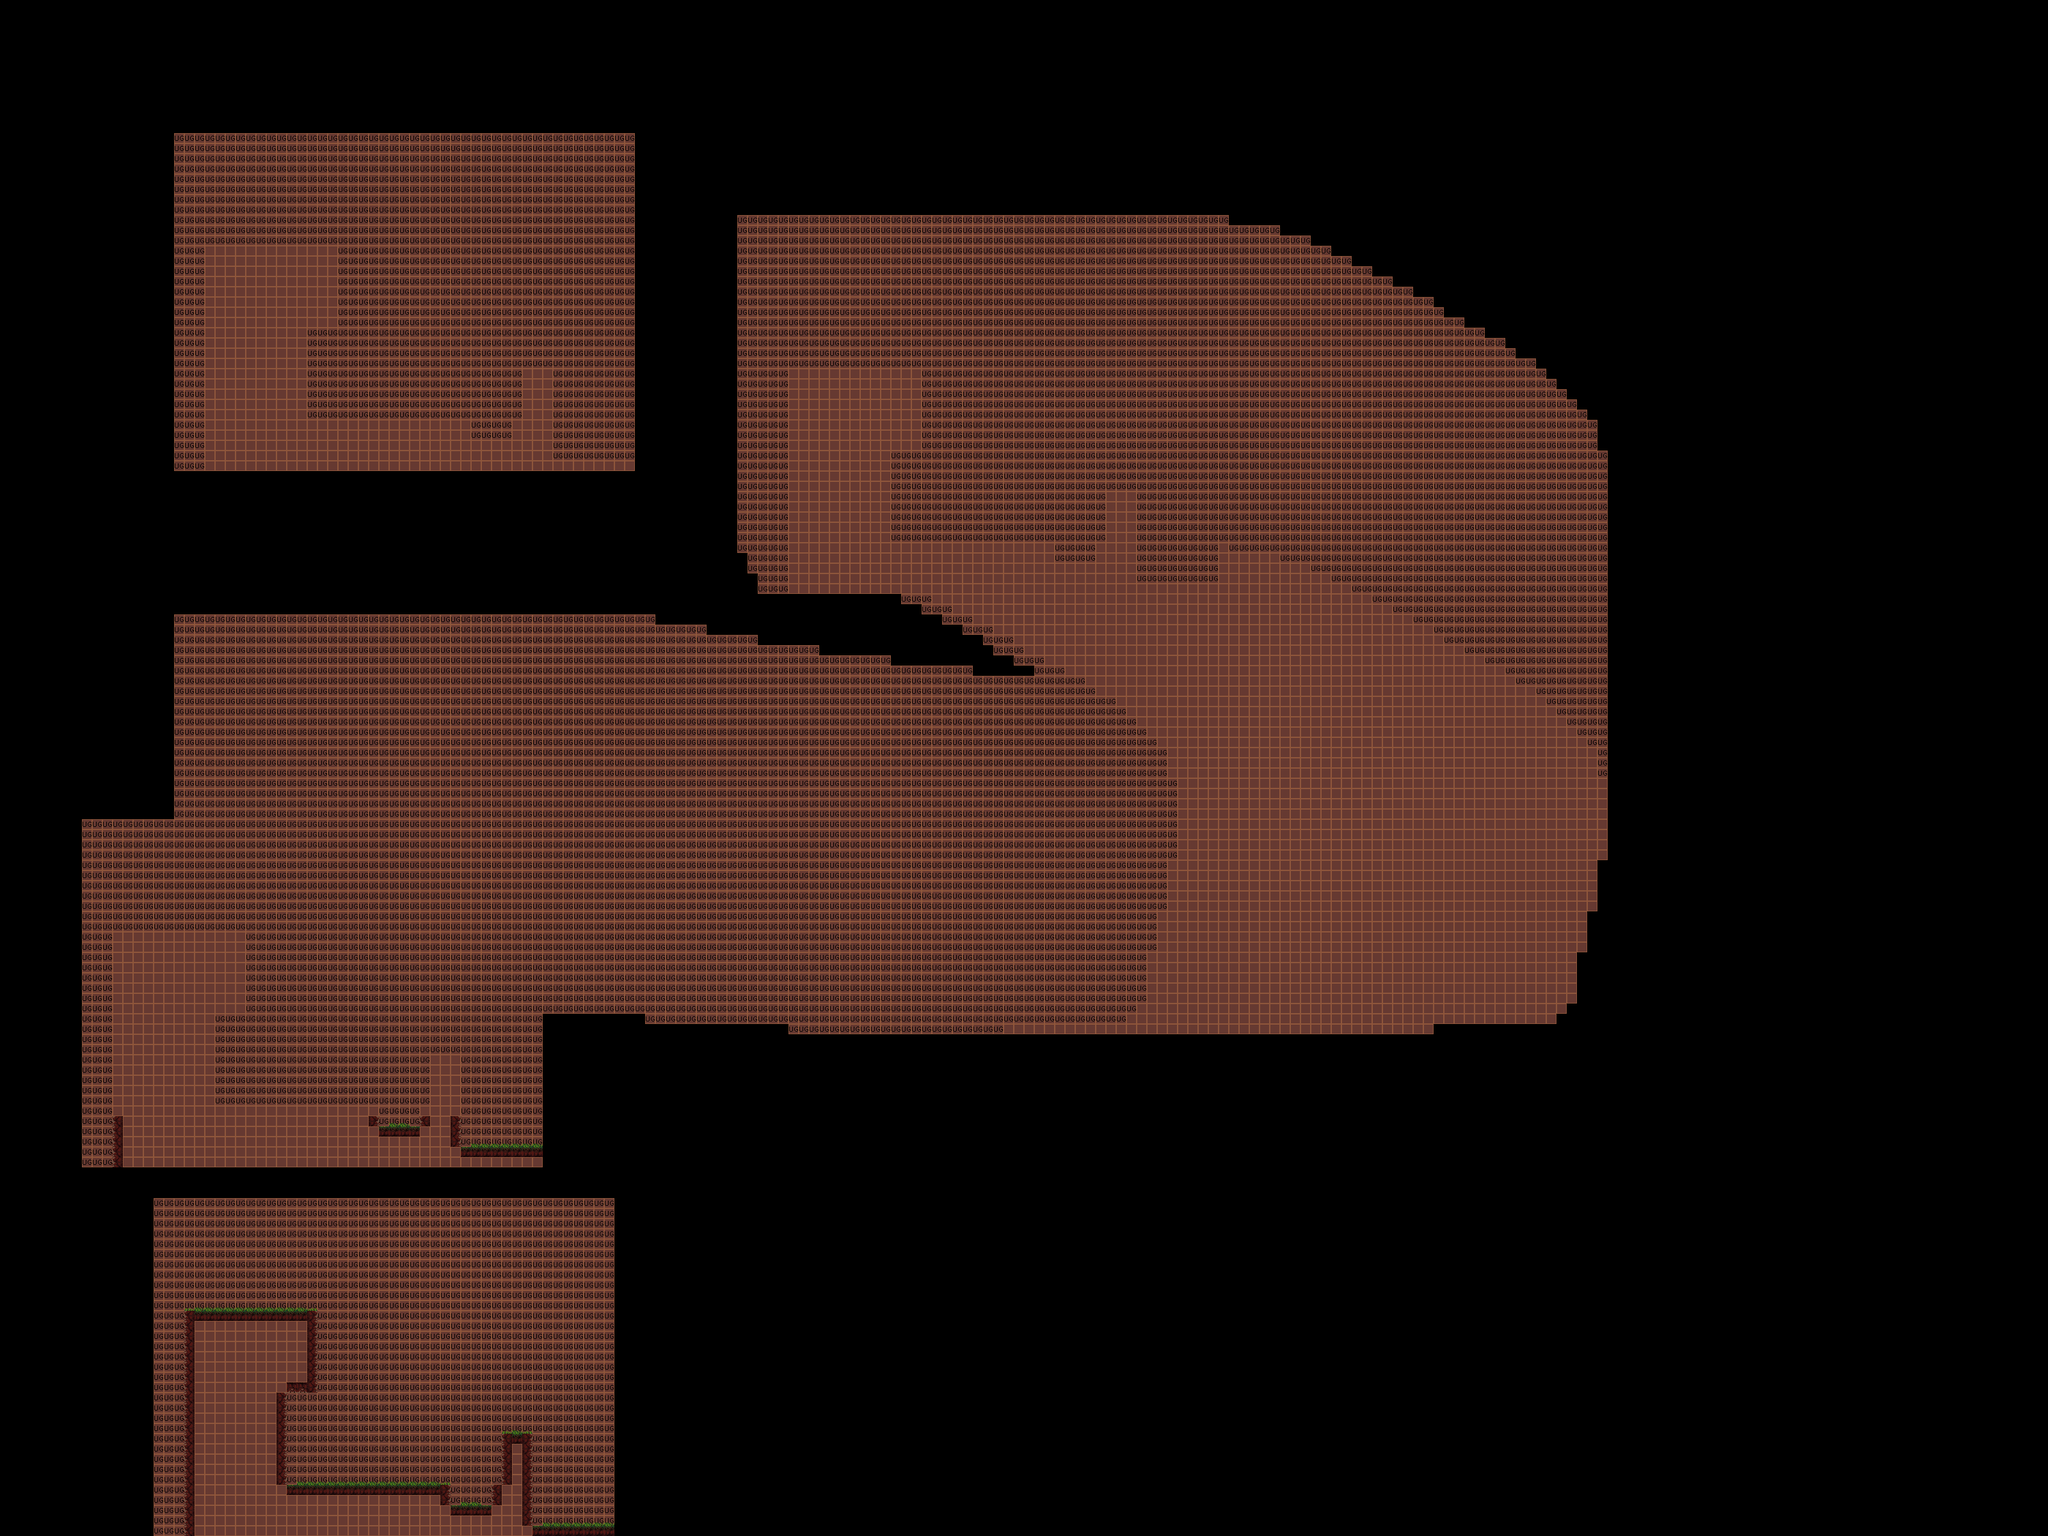

A 2D game scene composited from a Tiled map and its tileset images. What follows is a short description and the map's XML, with each tile layer's data collapsed to a summary:
An orthogonal 200x150 tile map with 16x16 px tiles, 2 tile layers (prototype_dirt, dirt), 2 tilesets.

<map version="1.9" tiledversion="1.9.2" orientation="orthogonal" renderorder="right-down" width="200" height="150" tilewidth="16" tileheight="16" infinite="0" nextlayerid="3" nextobjectid="1">
 <tileset firstgid="1" source="Input Ground.tsx" />
 <tileset firstgid="51" source="Dirt Tileset.tsx" />
 <layer id="1" name="prototype_dirt" width="200" height="150">
  <data>[30000 cells, 12240 non-empty, 2 distinct tile ids]</data>
 </layer>
 <layer id="2" name="dirt" width="200" height="150">
  <data>[30000 cells, 21820 non-empty, 11 distinct tile ids]</data>
 </layer>
</map>
